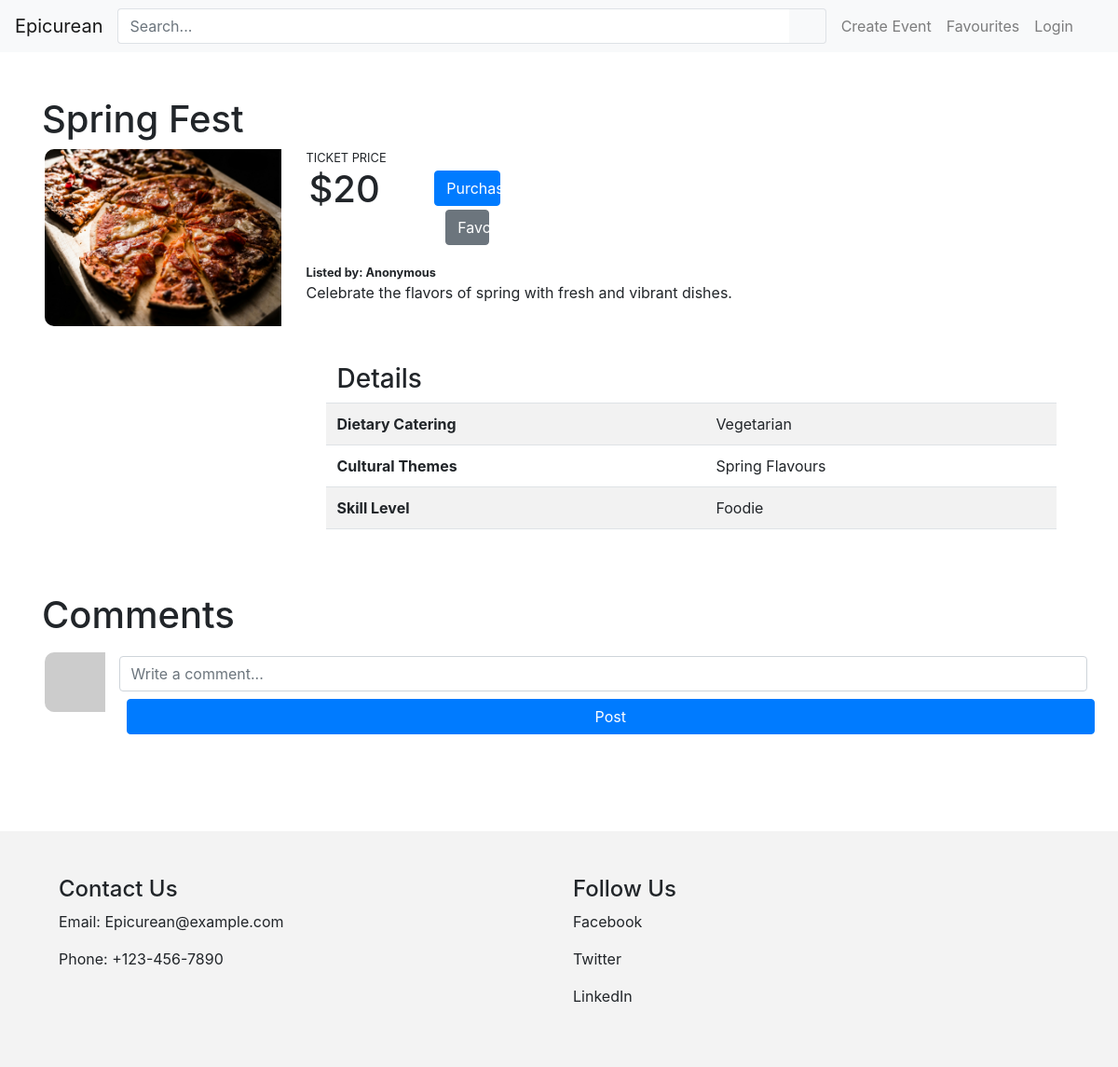
The page /events/1 on the database its author committed.
### website/models.py (models this page shows)
class Event(db.Model):
    __tablename__ = 'events'
    eventid = db.Column(db.Integer, primary_key=True)
    name = db.Column(db.String(80))
    description = db.Column(db.String(200))
    image = db.Column(db.String(400))
    ticketPrice = db.Column(db.Integer)
    status = db.Column(db.String(20))
    created_at = db.Column(db.DateTime, default=datetime.now())
    startdate = db.Column(db.DateTime)
    enddate = db.Column(db.DateTime)
    Dietary = db.Column(db.String(80))
    Theme = db.Column(db.String(80))
    SkillLevel = db.Column(db.String(80))
    location = db.Column(db.String(100))
    userid = db.Column(db.String(80))
    comments = db.relationship('Comment', backref='event')

### website/events.py (the view)
@eventbp.route('/<id>')
def show(id):
    event = db.session.scalar(db.select(Event).where(Event.eventid==id))
    valid = Event.status
    form = CommentForm()
    return render_template('events/show.html', Event=event, form=form, valid=valid)

### website/forms.py
class CommentForm(FlaskForm):
    text = TextAreaField('Text', validators=[InputRequired()])
    submit = SubmitField("Create")

### website/templates/events/show.html (shortened to what this page needs)
{% extends 'base.html' %}
{% block style %}
<link rel="stylesheet" type="text/css" href="{{ url_for('static', filename='css/events.css') }}">
{% endblock %}
{% block content %}
<div class="container-fluid px-5 py-5">
    <div class="row">
        <h1>{{Event.name}}</h1>
    </div>
    <div class="row">
        <div class="col-3">
            <img src="../../{{ Event.image }}" class="img-fluid">
        </div>
        <div class="col">
            <div class="row">
                <small>TICKET PRICE</small>
            </div>
            <div class="row">
                <div class="col-2">
                    <h1>${{Event.ticketPrice}}</h1>
                </div>
                <div class="col-1">
                    <div class="row my-1">
                        {% if Event.status =='Active' %}
                            <a class="btn btn-primary text-nowrap mx-2 btn-block" type="button" href="{{ url_for('event.ticket', id=Event.eventid) }}">Purchase</a>
                        {% elif Event.status =='Limited' %}
                            <a class="btn btn-Success text-nowrap mx-2 btn-block" type="button" href="{{ url_for('event.ticket', id=Event.eventid) }}">Purchase</a>
                        {% elif Event.status =='Sold Out' %}
                            <button class="btn btn-Danger text-nowrap mx-2 btn-block" type="button" disabled>Sold Out</button>
                        {% elif Event.status =='Canceled' %}
                            <button class="btn btn-info text-nowrap mx-2 btn-block" type="button"  disabled>Canceled</button>
                        {% endif %}
                    </div>
                    <div class="row my-1">
                        <form method="POST" action="{{ url_for('auth.toggle_favorite', id=Event.eventid) }}">
                            <button type="submit" class="btn btn-secondary text-nowrap mx-2 btn-block" role="button">Favourite</button>
                        </form>
                    </div>
                </div>
            </div>
            <div class="row">
                <small><strong>Listed by: Anonymous</strong></small>
            </div>
            <div class="row">
                <p>
                    {{Event.description}}
                </p>
            </div>
            <div class="row">
                <div class="container-fluid px-5 py-5">
                    <div class="row">
                        <h3>Details</h3>
                    </div>
                    <div class="row">
                        <table class="table table-striped">
                            <tbody>
                                <tr>
                                    <th scope="row">Dietary Catering</th>
                                    <td>{{Event.Dietary}}</td>
                                </tr>
                                <tr>
                                    <th scope="row">Cultural Themes</th>
                                    <td>{{Event.Theme}}</td>
                                </tr>
                                <tr>
                                    <th scope="row">Skill Level</th>
                                    <td>{{Event.SkillLevel}}</td>
                                </tr>
                            </tbody>
                        </table>
                    </div>
                </div>
            </div>
        </div>
    </div>
    <div class="row py-1">
        <h1>Comments</h1>
    </div>
    <div class="row py-1">
        <div class="col-1">
            <img src="https://via.placeholder.com/100" class=img-fluid>
        </div>
        <div class="col">
            <div class="row py-1">
                <input class="form-control" id="enterComment" placeholder="Write a comment...">
            </div>
            <div class="row py-1">
                <button class="btn btn-primary text-nowrap mx-2" type="button">Post</button>
            </div>
        </div>
    </div>
</div>
{% endblock %}

### website/static/css/base.css (style rules this page uses)
html { height: 100%; }
body { min-height: 100%; display: flex; flex-direction: column; }
img.img-fluid { border-top-left-radius: 10px; border-bottom-left-radius: 10px; }

### rows shown on the page
Event: name "Spring Fest", ticketPrice "20", description "Celebrate the flavors of spring with fresh and vibrant dishes.", Dietary "Vegetarian", Theme "Spring Flavours", SkillLevel "Foodie"
